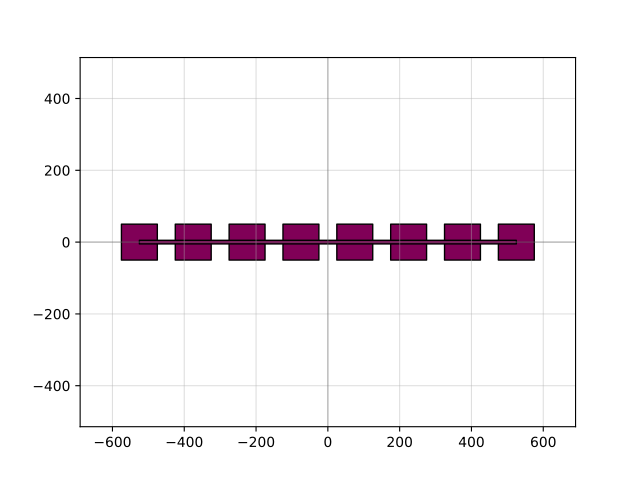

The Python source for this figure:
import gdsfactory as gf

c = gf.components.pads_shorted(columns=8, pad_spacing=150.0, layer_metal='M3', metal_width=10)
c.plot()
